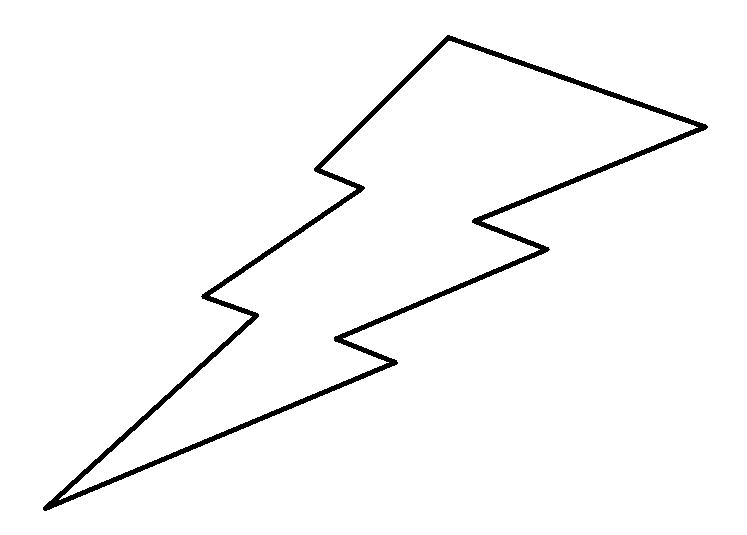
//> input picture Lab03/Task1/Task1.3/kchau.png, 747 x 535 px
$ ./Task1.3   (built with g++ and OpenCV 4)
//> lines starting //> are read from the running program, lines starting //| are printed output that depends on the picture; after the words box and inside, x2 and y2 are one past the last pixel; in counts of white or black regions, pixels touching at a corner belong together
#include <opencv2/opencv.hpp>
#include <iostream>

using namespace std;

#include <vector>
cv::Mat image;
vector<cv::Point> contour;

const cv::Vec3b borderColor = cv::Vec3b(255, 255, 255);
const cv::Vec3b areaColor = cv::Vec3b(0, 0, 0);
const cv::Vec3b red = cv::Vec3b(0, 0, 255);
const string windowName = "Task 1.3";
int start_x, start_y;

const int dx[8] = {  0, -1, -1, -1,  0,  1, 1, 1 };
const int dy[8] = {  1,  1,  0, -1, -1, -1, 0, 1 };


void traceContour()
{
    int h = image.rows, w = image.cols;
    int current_y = start_y, current_x = start_x;
    int dir = 0;

    contour.push_back(cv::Point(current_x, current_y));

    do {
        bool found = false;
        for (int k = 0; k < 8; ++k)
        {
            int new_dir = (dir + k) % 8;
            int new_y = current_y + dy[new_dir];
            int new_x = current_x + dx[new_dir];
            if (new_y >= 0 && new_y < h && new_x >= 0 && new_x < w && image.at<cv::Vec3b>(cv::Point(new_x, new_y)) == borderColor)
            {
                contour.push_back(cv::Point(new_x, new_y));
                current_y = new_y; current_x = new_x;
                dir = (new_dir + 6) % 8;
                found = true;
                break;
            }
        }
        if (!found) break;
    } while (!(current_y == start_y && current_x == start_x && contour.size() > 1));
    for (cv::Point p : contour) {
        image.at < cv::Vec3b >(p) = red;
    }

}


void findStartPoint(int x, int y) {
    while (image.at<cv::Vec3b>(cv::Point(x, y)) == borderColor) {
        x++;
    }
    x--;
    start_x = x; start_y = y;
}

void mouseCallback(int event, int x, int y, int flags, void* userdata) {
    if (event == cv::EVENT_LBUTTONDOWN) {
        // x - col; y - row
        findStartPoint(x, y);
        traceContour();
        imshow(windowName, image);
    }
}

int main()
{
    string filename;
    /*cout << "Enter filename: ";
    cin >> filename;*/
    filename = "kchau.png";
    cv::namedWindow(windowName);
    cv::setMouseCallback(windowName, mouseCallback, NULL);
    image = cv::imread(filename);
//> image is the input picture: 535 rows x 747 cols, CV_8UC3; 97.5% white; 1 black region, box (x1, y1, x2, y2) and area: (43, 35, 708, 511) 10105
    if (image.empty()) {
        std::cout << "Could not open image!" << std::endl;
        return -1;
    }
    cout << image.size << endl;
//| 535 x 747
    imshow(windowName, image);


    cv::waitKey(0);
//> the left mouse button is pressed and released at (373, 267)
//> the loop in findStartPoint, `while (image.at<cv::Vec3b>(cv::Point(x, y)) == borderColor)` made 125 passes
//> after the loop in findStartPoint, `while (image.at<cv::Vec3b>(cv::Point(x, y)) == borderColor)`: x = 498
//> in findStartPoint, `x--;`: x = 497
//> in traceContour, `contour.push_back(cv::Point(current_x, current_y));`: contour = 1 Point (x, y): [497, 267]
//> the loop in traceContour, `do` made 1716 passes
//> (current_y, current_x, dir) on passes 1 to 3: (267, 496, 0), (268, 495, 7), (268, 494, 0)
//> after the loop in traceContour, `do`: contour = contour of 1717 points, box (x1, y1, x2, y2) (59, 41, 698, 500), area 75035; current_y = 267; current_x = 497; dir = 7
//> the loop in traceContour, `for (cv::Point p : contour)` made 1717 passes
//> p on passes 1 to 3: Point(497, 267), Point(496, 267), Point(495, 268)
//> after the loop in traceContour, `for (cv::Point p : contour)`:
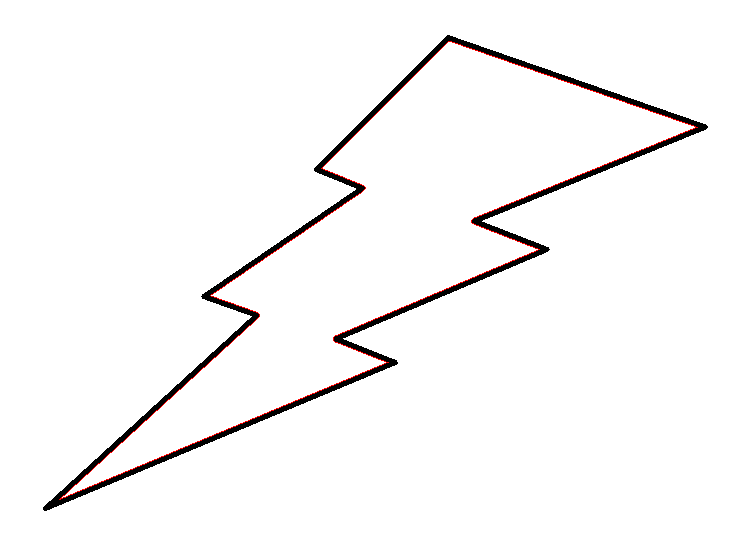
//> image: 535 rows x 747 cols, CV_8UC3; 0.43% of pixels changed, all inside (x1, y1, x2, y2) = (59, 41, 698, 500)
    return 0;
}
